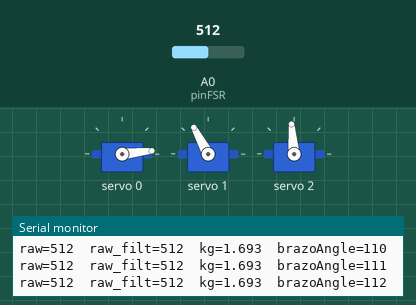
Recording of a sketch running on a simulated Arduino Uno, built with avr-gcc and run on an emulated ATmega328P. On the bench: 3 × servo, the last lines printed to the serial monitor. The inputs (shaded band) are chosen by the test bench; at power-on: A0 (pinFSR) = 512.

Above: at 1.2 s.
1.3 s: A0 (pinFSR) set to 128
At 4.2 s:
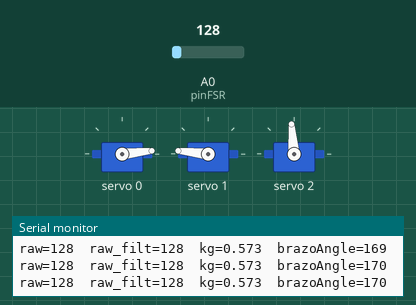
4.3 s: A0 (pinFSR) set to 113
7.3 s: A0 (pinFSR) set to 94
10.3 s: A0 (pinFSR) set to 77
At 11.88 s:
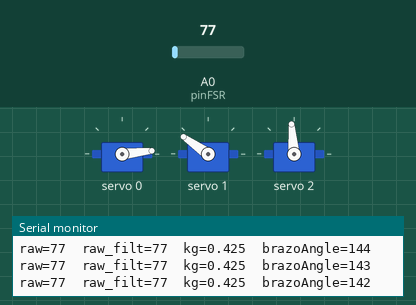
At 12.46 s:
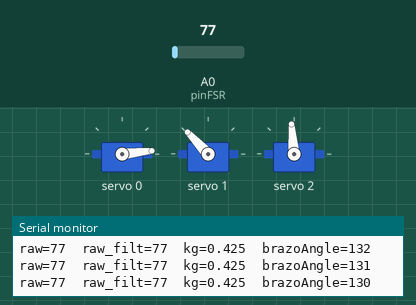
13.3 s: A0 (pinFSR) set to 160
Timing chart, 0 to 17.3 s (numbered marks = the images above; inputs shaded):
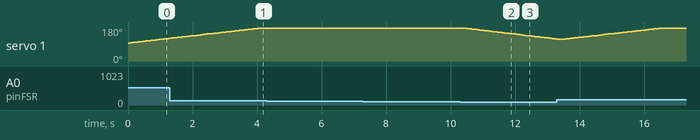

Measured:
- the behaviour switches between 86 and 85 on A0 (pinFSR) (found by bisection; images 1 and 2)
- after the input at 10.3 s, servo 1: moves from 174° to 116° over 2.8 s, starting after 0.16 s

The sketch:

arduino.ino
```cpp
#include <Wire.h>
#include <Adafruit_PWMServoDriver.h>
#include <math.h>

// ---------- FSR ----------
const int pinFSR = A0;

// ---------- PCA9685 ----------
Adafruit_PWMServoDriver pwm = Adafruit_PWMServoDriver();  // I2C por defecto 0x40

// Canales para cada servo en el PCA9685
#define SERVO_BASE  0
#define SERVO_BRAZO 1
#define SERVO_CODO  2

// Ángulos actuales
int baseAngle = 0;
int brazoAngle = 90;
int codoAngle = 90;

// ---------- Escalado a kg (DIRECTO) ----------
// 0 puntos -> 0,2 kg
// 960 puntos -> 3,0 kg
const int   ADC_MIN = 0;
const int   ADC_MAX = 960;
const float KG_MIN  = 0.2f;
const float KG_MAX  = 3.0f;

// Filtro simple (media móvil) para estabilizar lectura
const uint8_t N_AVG = 8;
int bufAvg[N_AVG] = {0};
uint8_t idxAvg = 0;
bool bufLleno = false;

// ---------- Control de fuerza sobre el SERVO_BRAZO ----------
const float KG_TARGET      = 0.50f;   // umbral central
const float KG_BAND        = 0.05f;   // histéresis ±
const int   BRAZO_MIN      = 10;      // límite mecánico seguro (ajusta)
const int   BRAZO_MAX      = 170;     // límite mecánico seguro (ajusta)
const int   STEP_DEG       = 1;       // velocidad: grados por actualización
const uint16_t UPDATE_MS   = 25;      // periodo de actualización
const bool  INVERT_BRAZO_DIR = false; // true si el sentido te queda al revés

unsigned long tPrev = 0;

// Mapear ángulo a pulso (ajustar según tu servo)
int angleToPulse(int ang) {
  int pulsoMin = 150;  // 0°
  int pulsoMax = 600;  // 180°
  return map(ang, 0, 180, pulsoMin, pulsoMax);
}

// map float (lineal, directo)
float fmap(float x, float in_min, float in_max, float out_min, float out_max) {
  return (x - in_min) * (out_max - out_min) / (in_max - in_min) + out_min;
}

// Convierte lectura ADC -> kg (0..960 -> 0,2..3,0 kg)
float rawToKg(int raw) {
  if (raw <= ADC_MIN) return KG_MIN;
  if (raw >= ADC_MAX) return KG_MAX;
  float kg = fmap((float)raw, (float)ADC_MIN, (float)ADC_MAX, KG_MIN, KG_MAX);
  if (kg < KG_MIN) kg = KG_MIN;
  if (kg > KG_MAX) kg = KG_MAX;
  return kg;
}

// Control del brazo según fuerza medida
void controlBrazoPorFuerza(float kg) {
  // Espera al siguiente tick
  unsigned long now = millis();
  if (now - tPrev < UPDATE_MS) return;
  tPrev = now;

  // Decide dirección con histéresis
  int dir = 0; // 0 = mantener, +1 = adelante, -1 = atrás
  if (kg < (KG_TARGET - KG_BAND))       dir = -1; // avanzar
  else if (kg > (KG_TARGET + KG_BAND))  dir = +1; // retroceder;

  // Permite invertir si tu montaje lo requiere
  if (INVERT_BRAZO_DIR) dir = dir;

  // Aplica paso
  if (dir != 0) {
    brazoAngle = constrain(brazoAngle + dir * STEP_DEG, BRAZO_MIN, BRAZO_MAX);
    moverServo(SERVO_BRAZO, brazoAngle);
  }
}

void setup() {
  Serial.begin(9600);

  // Inicializa PCA9685
  pwm.begin();
  pwm.setPWMFreq(60); // Frecuencia típica para servos
  delay(10);

  // Posiciones iniciales seguras
  moverServo(SERVO_BASE, baseAngle);
  moverServo(SERVO_BRAZO, brazoAngle);
  moverServo(SERVO_CODO, codoAngle);

  // Prellena el buffer de media
  int raw = analogRead(pinFSR);
  for (uint8_t i = 0; i < N_AVG; i++) bufAvg[i] = raw;
  bufLleno = true;
}

void loop() {
  // Lectura con media móvil
  int raw = analogRead(pinFSR);   // 0..1023
  bufAvg[idxAvg++] = raw;
  if (idxAvg >= N_AVG) { idxAvg = 0; bufLleno = true; }

  long suma = 0;
  uint8_t n = bufLleno ? N_AVG : idxAvg;
  for (uint8_t i = 0; i < n; i++) suma += bufAvg[i];
  int rawFiltrado = (int)(suma / n);

  // Escala a kg (0->0,2 ; 960->3,0)
  float kg = rawToKg(rawFiltrado);

  // Control del brazo
  controlBrazoPorFuerza(kg);

  // Monitor serie
  Serial.print("raw="); Serial.print(raw);
  Serial.print("  raw_filt="); Serial.print(rawFiltrado);
  Serial.print("  kg="); Serial.print(kg, 3);
  Serial.print("  brazoAngle="); Serial.println(brazoAngle);

  delay(5);
}

// Función para mover un servo
void moverServo(int canal, int angulo) {
  int pulso = angleToPulse(angulo);
  pwm.setPWM(canal, 0, pulso);
}
```
